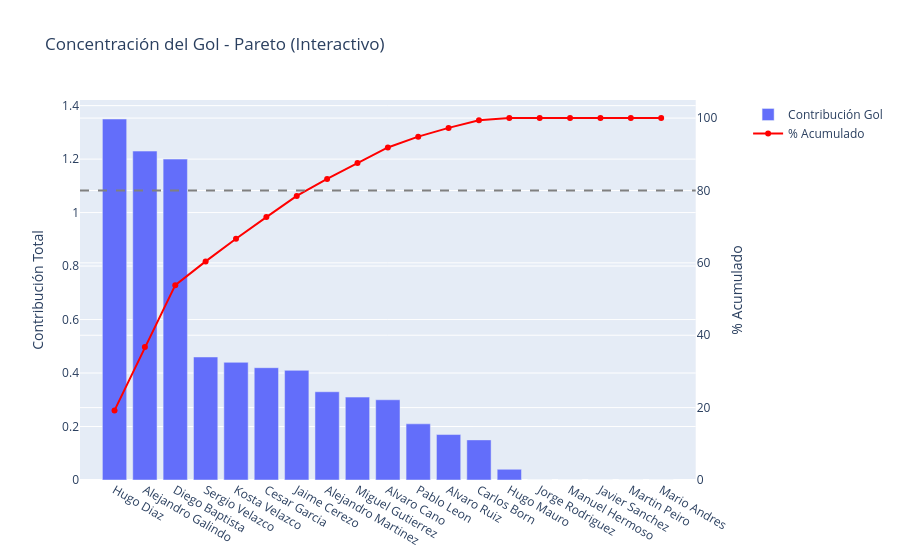

The notebook cell saved with this chart:
### Markdown cell above
## 3. Análisis de Pareto: Concentración del Gol

Aplicamos el principio de Pareto (regla 80/20) para evaluar la **dependencia ofensiva del equipo**. 

Este análisis combina:
- **Barras:** La contribución individual de gol de cada jugador.
- **Línea acumulada (roja):** El porcentaje acumulado del total de goles del equipo.
- **Línea referencia (80%):** Umbral para identificar el grupo reducido de jugadores que genera la gran mayoría de las ocasiones de gol.

### Code cell
df_ordenado = df.sort_values(by='contribucion_gol', ascending=False)
total_goles = df_ordenado['contribucion_gol'].sum()
df_ordenado['pct_acumulado'] = (df_ordenado['contribucion_gol'].cumsum() / total_goles) * 100

fig2 = make_subplots(specs=[[{"secondary_y": True}]])

fig2.add_trace(
    go.Bar(x=df_ordenado['nombre'], y=df_ordenado['contribucion_gol'], name="Contribución Gol"),
    secondary_y=False
)

fig2.add_trace(
    go.Scatter(x=df_ordenado['nombre'], y=df_ordenado['pct_acumulado'], name="% Acumulado", mode='lines+markers', line=dict(color='red')),
    secondary_y=True
)

fig2.add_hline(y=80, line_dash="dash", line_color="gray", secondary_y=True)

fig2.update_layout(title="Concentración del Gol - Pareto (Interactivo)")
fig2.update_yaxes(title_text="Contribución Total", secondary_y=False)
fig2.update_yaxes(title_text="% Acumulado", range=[0, 105], secondary_y=True)

fig2.show(renderer="vscode")

### Figure 1 — Plotly figure (JSON) as saved in the notebook; plotly's stock layout.template omitted (floating-point values rounded to 4 significant figures)
{"data": [{"name": "Contribución Gol", "type": "bar", "x": ["Hugo Diaz", "Alejandro Galindo", "Diego Baptista", "Sergio Velazco", "Kosta Velazco", "Cesar Garcia", "Jaime Cerezo", "Alejandro Martinez", "Miguel Gutierrez", "Alvaro Cano", "Pablo Leon", "Alvaro Ruiz", "Carlos Born", "Hugo Mauro", "Jorge Rodriguez", "Manuel Hermoso", "Javier Sanchez", "Martin Peiro", "Mario Andres"], "xaxis": "x", "y": [1.35, 1.23, 1.2, 0.46, 0.44, 0.42, 0.41, 0.33, 0.31, 0.3, 0.21, 0.17, 0.15, 0.04, 0.0, 0.0, 0.0, 0.0, 0.0], "yaxis": "y"}, {"line": {"color": "red"}, "mode": "lines+markers", "name": "% Acumulado", "type": "scatter", "x": ["Hugo Diaz", "Alejandro Galindo", "Diego Baptista", "Sergio Velazco", "Kosta Velazco", "Cesar Garcia", "Jaime Cerezo", "Alejandro Martinez", "Miguel Gutierrez", "Alvaro Cano", "Pablo Leon", "Alvaro Ruiz", "Carlos Born", "Hugo Mauro", "Jorge Rodriguez", "Manuel Hermoso", "Javier Sanchez", "Martin Peiro", "Mario Andres"], "xaxis": "x", "y": [19.23, 36.75, 53.85, 60.4, 66.67, 72.65, 78.49, 83.19, 87.61, 91.88, 94.87, 97.29, 99.43, 100.0, 100.0, 100.0, 100.0, 100.0, 100.0], "yaxis": "y2"}], "layout": {"shapes": [{"line": {"color": "gray", "dash": "dash"}, "type": "line", "x0": 0, "x1": 1, "xref": "x domain", "y0": 80, "y1": 80, "yref": "y2"}], "title": {"text": "Concentración del Gol - Pareto (Interactivo)"}, "xaxis": {"anchor": "y", "domain": [0, 0.94]}, "yaxis": {"anchor": "x", "domain": [0, 1], "title": {"text": "Contribución Total"}}, "yaxis2": {"anchor": "x", "overlaying": "y", "range": [0, 105], "side": "right", "title": {"text": "% Acumulado"}}}}
